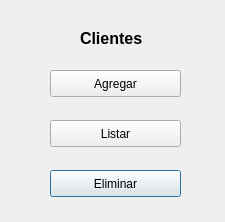
<?xml version="1.0" encoding="UTF-8"?>
<ui version="4.0">
 <class>Clients</class>
 <widget class="QDialog" name="Clients">
  <property name="geometry">
   <rect>
    <x>0</x>
    <y>0</y>
    <width>225</width>
    <height>222</height>
   </rect>
  </property>
  <property name="windowTitle">
   <string>Dialog</string>
  </property>
  <widget class="QPushButton" name="pushButton">
   <property name="geometry">
    <rect>
     <x>50</x>
     <y>170</y>
     <width>131</width>
     <height>27</height>
    </rect>
   </property>
   <property name="text">
    <string>Eliminar</string>
   </property>
  </widget>
  <widget class="QPushButton" name="pushButton_2">
   <property name="geometry">
    <rect>
     <x>50</x>
     <y>120</y>
     <width>131</width>
     <height>27</height>
    </rect>
   </property>
   <property name="text">
    <string>Listar</string>
   </property>
  </widget>
  <widget class="QPushButton" name="pushButton_3">
   <property name="geometry">
    <rect>
     <x>50</x>
     <y>70</y>
     <width>131</width>
     <height>27</height>
    </rect>
   </property>
   <property name="text">
    <string>Agregar</string>
   </property>
  </widget>
  <widget class="QLabel" name="label_2">
   <property name="geometry">
    <rect>
     <x>80</x>
     <y>30</y>
     <width>81</width>
     <height>17</height>
    </rect>
   </property>
   <property name="font">
    <font>
     <pointsize>12</pointsize>
     <weight>75</weight>
     <bold>true</bold>
    </font>
   </property>
   <property name="text">
    <string>Clientes</string>
   </property>
  </widget>
 </widget>
 <resources/>
 <connections/>
</ui>
